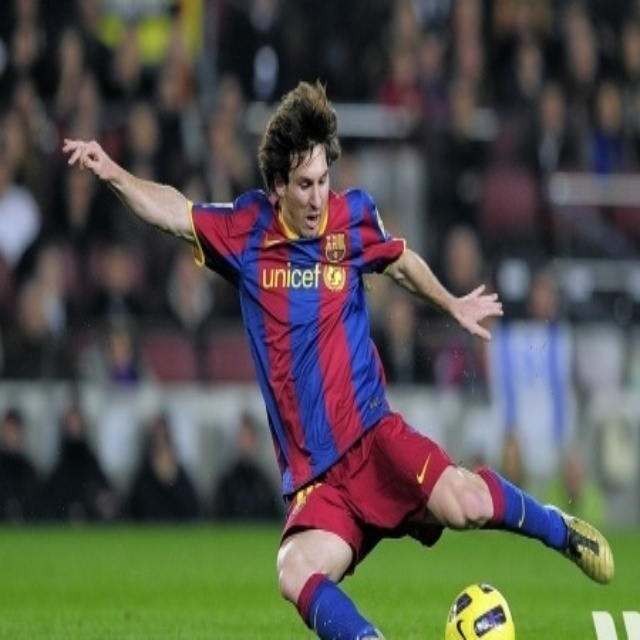
#> input picture messi5.jpg, 640 x 640 px
$ python demo.py
#> lines starting #> are read from the running program, lines starting #| are printed output that depends on the picture
import math
import numpy as np
import sys, os
import matplotlib.pyplot as plt
from lxml import etree as ET
import cv2
import random
import pdb
#ROW=640
#COL=640


img = cv2.imread('messi5.jpg')
#> img is the input picture: shape (640, 640, 3); mean B, G, R 75.7, 82.5, 83.3
#print(path)
point1x=309
point1y=76
point2x=56
point2y=149
point3x=367
point3y=635
point4x=617
point4y=571
point5x=500
point5y=315

xmin = min(point1x,point2x,point3x,point4x)
xmax =max(point1x,point2x,point3x,point4x)
ymin=min(point1y,point2y,point3y,point4y)
ymax=max(point1y,point2y,point3y,point4y)

img = img[ymin:ymax,xmin:xmax]
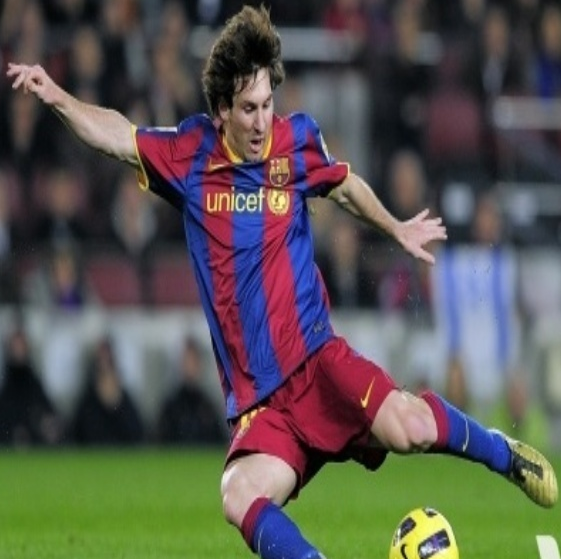
#> img: shape (559, 561, 3); mean B, G, R 80.5, 85.6, 88.3
(ROW,COL,_)= img.shape
#> ROW = 559; COL = 561
print(ROW,COL)
#| 559 561

class cell:
	# [10 lines left out: functions __init__, __eq__, not called in this run]


def notInsideGrid(i, j):

	return (i < 0 or i >= ROW or j < 0 or j >= COL)

# [88 lines left out: functions printPath, shortest, not called in this run]


#> (the run stopped early here; a loop or call above may not have finished)

$ run again, with left (9).jpg copied over messi5.jpg
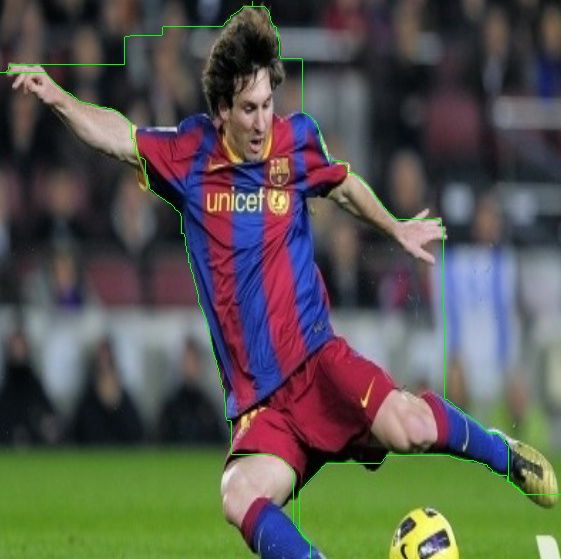
#> input picture left (9).jpg, 561 x 559 px
#> img is the input picture: shape (559, 561, 3); mean B, G, R 80, 86.6, 87.7
#> `img = img[ymin:ymax,xmin:xmax]`:
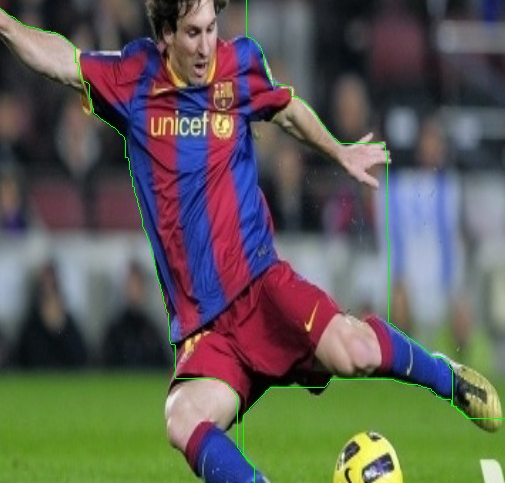
#> img: shape (483, 505, 3); mean B, G, R 86.6, 92.7, 95.1
#| 483 505
